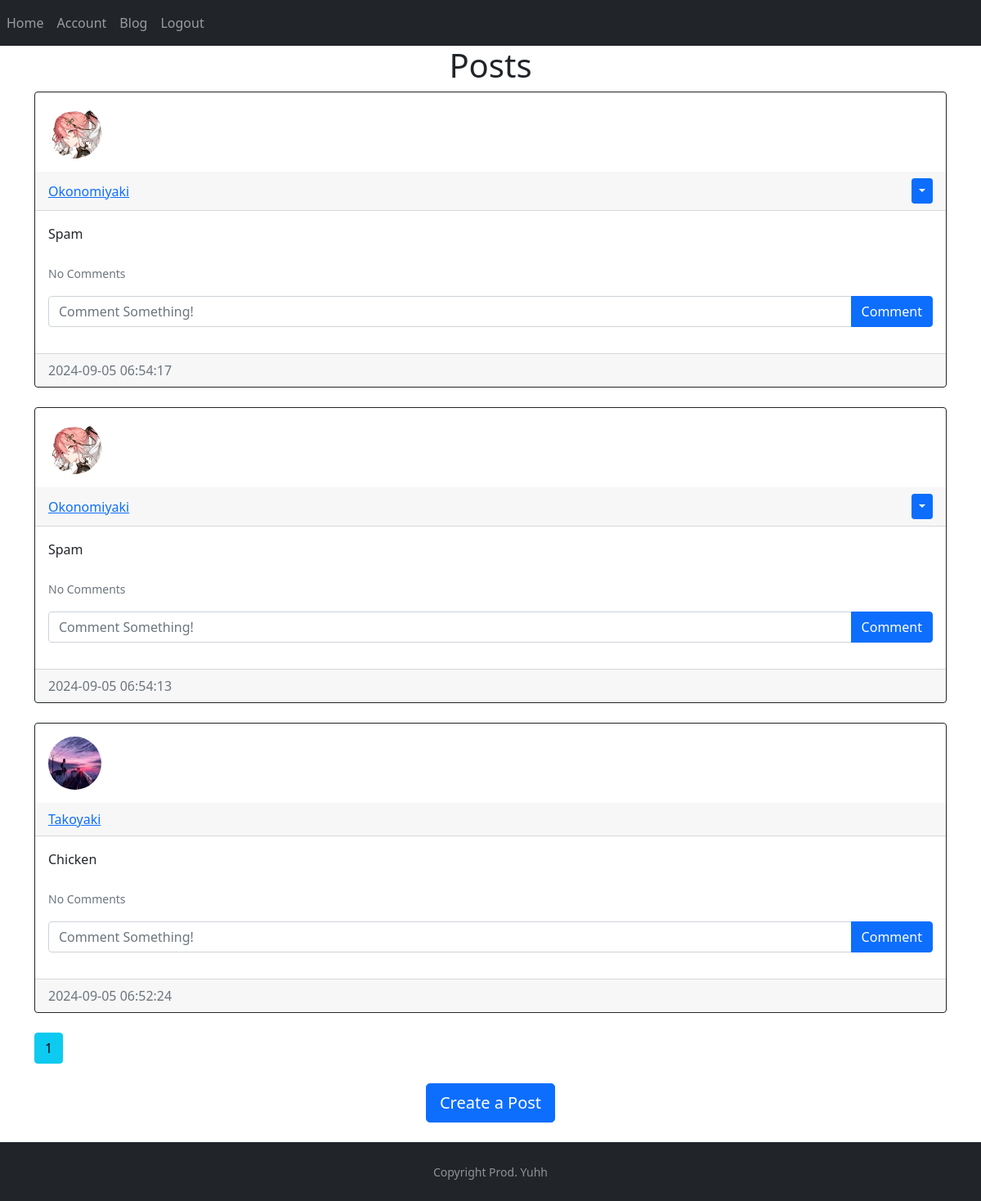
Screenshot of /blog (signed in) with the database file from the repository.
### website/models.py (models this page shows)
class Post(db.Model):
    id = db.Column(db.Integer, primary_key=True)
    text = db.Column(db.Text, nullable=False)
    date_created = db.Column(db.DateTime(timezone=True), default=func.now())
    author = db.Column(db.Integer, db.ForeignKey('user.id', ondelete="CASCADE"), nullable=False)
    comments= db.relationship('Comment', backref='post', passive_deletes=True)

class User(db.Model, UserMixin):
    id = db.Column(db.Integer, primary_key=True)
    email = db.Column(db.String(150), unique=True)
    username = db.Column(db.String(150), unique=True)
    password = db.Column(db.String(150))
    image_file = db.Column(db.String(20), nullable=False, default='default.png')
    date_created = db.Column(db.DateTime(timezone=True), default=func.now())
    posts = db.relationship('Post', backref='user', passive_deletes=True)
    comments= db.relationship('Comment', backref='user', passive_deletes=True)

### website/views.py (the view)
@views.route("/blog")
@login_required
def blog():
    page = request.args.get('page', 1, type=int)
    posts = Post.query.order_by(Post.date_created.desc()).paginate(page=page, per_page=4)
    return render_template("blog.html", user=current_user, posts=posts)

### website/__init__.py (called while the page is built)
def create_app():
    app = Flask(__name__, static_folder='static')
    app.config['SECRET_KEY'] = "lNJrn@]@neV]O.h"
    app.config['SQLALCHEMY_DATABASE_URI'] = f'sqlite:///{DB_NAME}'
    db.init_app(app)
    from .views import views
    from .auth import auth
    app.register_blueprint(views, url_prefix="/")
    app.register_blueprint(auth, url_prefix="/")
    from .models import User, Post, Comment
    with app.app_context():
        db.create_all()
    login_manager = LoginManager()
    login_manager.login_view = "auth.login"
    login_manager.init_app(app)
    @login_manager.user_loader
    def load_user(id):
        return User.query.get(int(id))
    return app

### website/templates/blog.html
{% extends "posts_div.html" %} {% block title %} Blog {% endblock %}

### website/templates/posts_div.html (shortened to what this page needs)
{% extends "template.html" %} {% block title %}Home{% endblock %}
{% block content %}
<h1 align="center">{% block header %}Posts{% endblock %}</h1>
<div id="posts">
	{% for post in posts %}
	<div class="card border-dark">
    <img class="rounded-circle article-img" src="{{ url_for('static', filename='profile_pics/' + post.user.image_file) }}">
		<div class="card-header d-flex justify-content-between align-items-center">
			<a href="/posts/{{post.user.username}}">{{post.user.username}}</a>
				<div>
					{% if user.id == post.author %}
					<div class="btn-group">
						<button type="button" class="btn btn-sm btn-primary dropdown-toggle" data-bs-toggle="dropdown"></button>
					</div>
					{% endif %}
				</div>
      </div>
			<div class="card-body">
				<div class="card-text">{{post.text}}</div>
				<br />
        <p class="card-text">
          {% if post.comments|length > 0 %}
          <a data-bs-toggle="collapse" href="#comments-{{post.id}}" role="button">
            <small>View {{post.comments|length}} Comments</small>
          </a>
          {% else %}
          <small class="text-muted">No Comments</small>
          {% endif %}
        </p>
        <form
        class="input-group mb-3"
        method="POST"
        action="/create-comment/{{post.id}}"
        >
          <input
            type="text"
            id="text"
            name="text"
            class="form-control"
            placeholder="Comment Something!"
          />
          <button type="submit" class="btn btn-primary">Comment</button>
        </form>
			</div>
			<div class="card-footer text-muted">{{post.date_created}}</div>
	  </div>
	<br />
  {% endfor %}
</div>
  {% for page_num in posts.iter_pages(left_edge=1, right_edge=1, left_current=1, right_current=2) %}
    {% if page_num %}
      {% if posts.page == page_num %}
        <a class="btn btn-info mb-4" href="{{ url_for('views.blog', page=page_num)}}">{{ page_num }}</a>
      {% else %}
        <a class="btn btn-outline-info mb-4" href="{{ url_for('views.blog', page=page_num)}}">{{ page_num }}</a>
      {% endif %}
    {% endif %}
  {% endfor%}
{% block footer %}
<br>
<div align="center">
	<a href="/create-post">
		<button type="button" class="btn btn-primary btn-lg">
			Create a Post
		</button>
	</a>
</div>
<br/>
{% endblock %} {% endblock %}

### website/static/styles.css (style rules this page uses)
.article-img { height: 65px; width: 65px; margin: 16px; }

### rows the page displays
Post: image_file (placeholder picture), user.username "Okonomiyaki", text "Spam", date_created "2024-09-05 06:54:17"
Post: image_file (placeholder picture), user.username "Okonomiyaki", text "Spam", date_created "2024-09-05 06:54:13"
Post: image_file (picture), user.username "Takoyaki", text "Chicken", date_created "2024-09-05 06:52:24"

### other values shown
{{ page_num }} "1"
